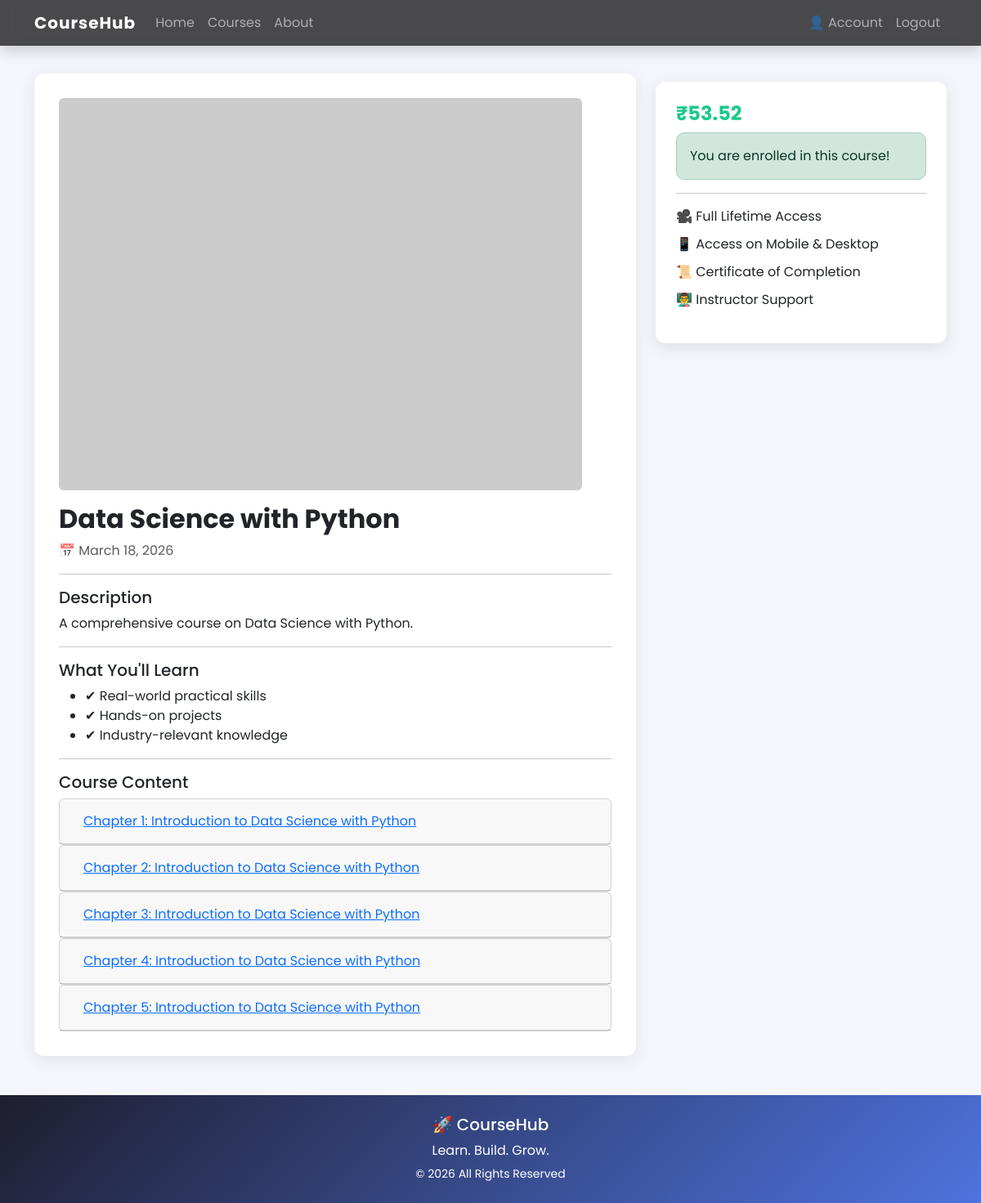
The page /course/4 (signed in) on the database its author committed.
### courses/models.py (models this page shows, shortened)
class Course(db.Model):
    id = db.Column(db.Integer, primary_key=True)
    title = db.Column(db.String(100), nullable=False)
    description = db.Column(db.Text, nullable=False)
    price = db.Column(db.Float, nullable=False)
    image_file = db.Column(db.String(20), nullable=False, default='default.jpg')
    date_posted = db.Column(db.DateTime, nullable=False, default=datetime.utcnow)
    enrollments = db.relationship('Enrollment', backref='course', lazy=True)
    videos = db.relationship('Video', backref='course', lazy=True)

class Video(db.Model):
    id = db.Column(db.Integer, primary_key=True)
    title = db.Column(db.String(100), nullable=False)
    video_url = db.Column(db.String(200), nullable=False)
    course_id = db.Column(db.Integer, db.ForeignKey('course.id'), nullable=False)

### courses/routes.py (the view)
@courses.route("/course/<int:course_id>")
def course(course_id):
    course = Course.query.get_or_404(course_id)
    return render_template('course.html', course=course)

### main.py (called while the page is built)
@login_manager.user_loader
def load_user(user_id):
    return User.query.get(int(user_id))

### users/models.py (called while the page is built)
    def is_enrolled(self, course):
        return course in [enrollment.course for enrollment in self.enrollments]

### templates/course.html (shortened to what this page needs)
{% extends "layout.html" %}
{% block content %}
<div class="container course-container">
    <div class="row">
        <div class="col-md-8">
            <div class="course-content">
                <img src="{{ course.image_file }}" class="img-fluid rounded mb-3" alt="{{ course.title }}">
                <h2 class="course-title">{{ course.title }}</h2>
                <p class="text-muted">📅 {{ course.date_posted.strftime('%B %d, %Y') }}</p>
                <hr>
                <h5>Description</h5>
                <p>{{ course.description }}</p>
                <hr>
                <h5>What You'll Learn</h5>
                <ul>
                    <li>✔ Real-world practical skills</li>
                    <li>✔ Hands-on projects</li>
                    <li>✔ Industry-relevant knowledge</li>
                </ul>
                {% if current_user.is_authenticated and current_user.is_enrolled(course) %}
                <hr>
                <h5>Course Content</h5>
                <div class="accordion" id="videoAccordion">
                    {% for video in course.videos %}
                    <div class="card">
                        <div class="card-header" id="heading{{ video.id }}">
                            <h5 class="mb-0">
                                <button class="btn btn-link" type="button" data-toggle="collapse" data-target="#collapse{{ video.id }}" aria-expanded="false" aria-controls="collapse{{ video.id }}">
                                    {{ video.title }}
                                </button>
                            </h5>
                        </div>
                    </div>
                    {% endfor %}
                </div>
                {% endif %}
            </div>
        </div>
        <div class="col-md-4">
            <div class="course-sidebar">
                <h4 class="price">₹{{ course.price }}</h4>
                {% if current_user.is_authenticated %}
                    {% if current_user.is_enrolled(course) %}
                        <div class="alert alert-success">
                            You are enrolled in this course!
                        </div>
                    {% else %}
                        <a href="{{ url_for('courses.enroll', course_id=course.id) }}" class="btn btn-enroll mt-3">Enroll Now</a>
                    {% endif %}
                {% else %}
                    <a href="{{ url_for('users.login') }}" class="btn btn-enroll mt-3">Login to Enroll</a>
                {% endif %}
                <hr>
                <ul class="list-unstyled course-features">
                    <li>🎥 Full Lifetime Access</li>
                    <li>📱 Access on Mobile & Desktop</li>
                    <li>📜 Certificate of Completion</li>
                    <li>👨‍🏫 Instructor Support</li>
                </ul>
            </div>
        </div>
    </div>
</div>
{% endblock content %}

### templates/layout.html (style rules this page uses)
body { font-family: 'Poppins', sans-serif; background: #f4f6fb; }
.alert { border-radius: 10px; }

### templates/course.html (style rules this page uses)
.course-container { margin-top: 40px; }
.course-content { background: #fff; padding: 30px; border-radius: 12px; box-shadow: 0 5px 20px rgba(0,0,0,0.08); }
.course-sidebar { background: #fff; padding: 25px; border-radius: 12px; box-shadow: 0 5px 20px rgba(0,0,0,0.1); position: sticky; top: 100px; }
.course-title { font-weight: 700; }
.price { font-size: 24px; font-weight: 700; color: #1cc88a; }
.course-features li { margin-bottom: 10px; }

### rows shown on the page
Course: title "Data Science with Python", date_posted "March 18, 2026", description "A comprehensive course on Data Science with Python.", price "53.52"
Video: title "Chapter 1: Introduction to Data Science with Python"
Video: title "Chapter 2: Introduction to Data Science with Python"
Video: title "Chapter 3: Introduction to Data Science with Python"
Video: title "Chapter 4: Introduction to Data Science with Python"
Video: title "Chapter 5: Introduction to Data Science with Python"
